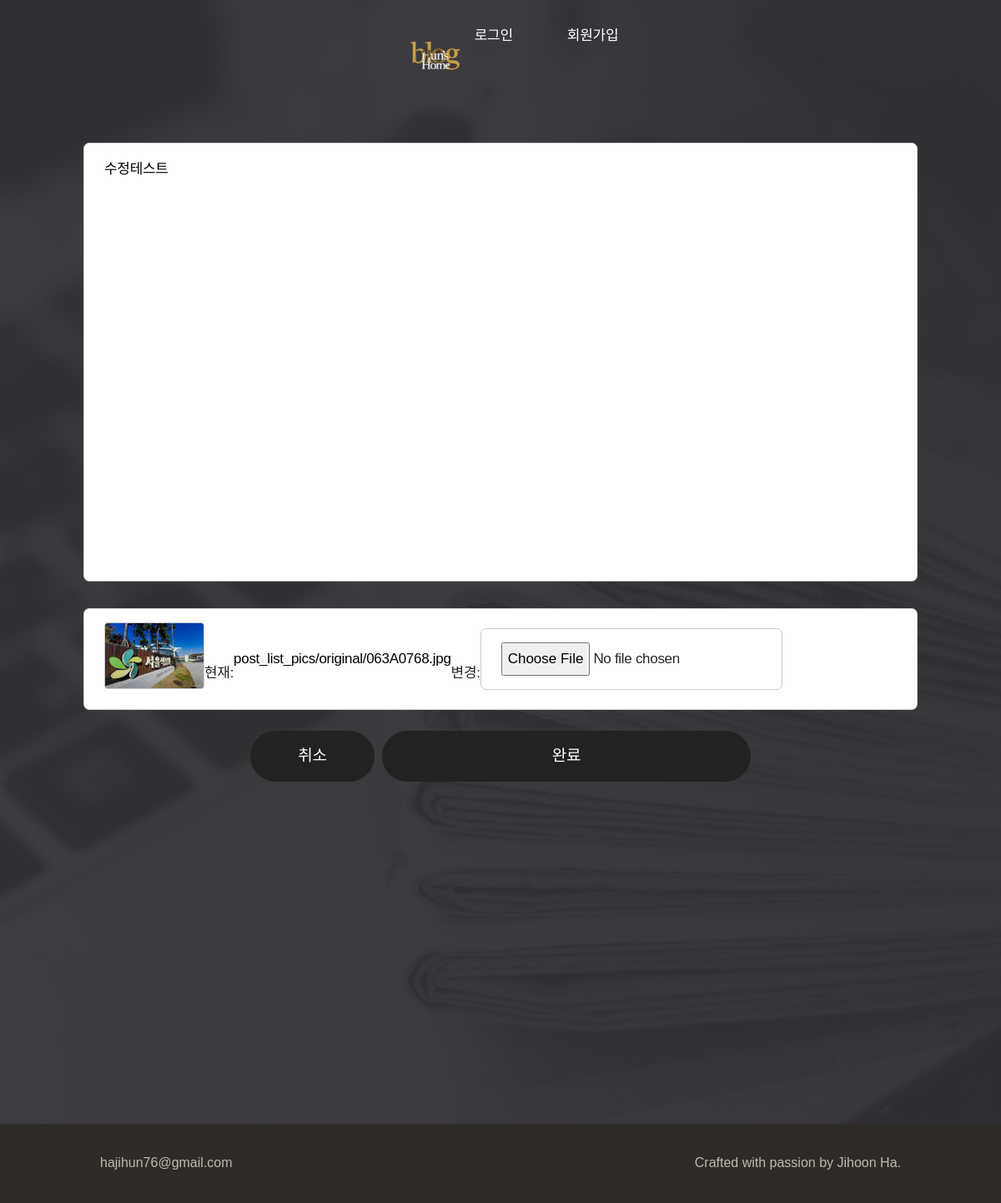
The app's page /posts/lists/1/pics/20/edit/ with its own data.
### blog/models.py (models this page shows, shortened)
class PostListPics(models.Model):
    post_list = models.ForeignKey(
        'PostList', on_delete=models.CASCADE, related_name='pics'
    )
    author = models.ForeignKey(User, on_delete=models.CASCADE)
    content = models.TextField(null=True, blank=True)
    image = models.ImageField(upload_to='post_list_pics/original/')
    thumbnail = models.ImageField(
        upload_to='post_list_pics/thumbnails/',
        blank=True, editable=False
    )
    metadata = models.JSONField(
        blank=True, null=True,
        help_text="EXIF 메타데이터(카메라, 렌즈, ISO 등)를 저장"
    )

### blog/views.py (the view, shortened to what this page needs)
# urls.py: path('posts/lists/<int:post_list_id>/pics/<int:pics_id>/edit/', views.PostListPicsUpdateView.as_view(), name='post_list_pics_edit'),
class PostListPicsUpdateView(LoginRequiredMixin, UserPassesTestMixin, UpdateView):
    model = PostListPics
    form_class = PostListPicsForm
    template_name = 'blog/gallery/post_list_pics_form.html'
    pk_url_kwarg = 'pics_id'
    def get_context_data(self, **kwargs):
        ctx = super().get_context_data(**kwargs)
        ctx['post_list'] = get_object_or_404(
            PostList, pk=self.kwargs['post_list_id']
        )
        return ctx
    redirect_unauthenticated_users = False
    raise_exception = True

### blog/forms.py
class PostListPicsForm(forms.ModelForm):
    class Meta:
        model = PostListPics
        fields = ['content', 'image']

### blog/templates/blog/gallery/post_list_pics_form.html (shortened to what this page needs)
{% extends "blog_base/base_with_navbar.html" %}
{% load static %}
{% load widget_tweaks %}
{% block content %}
<main class="site-body">
  <form class="review-form max-content-width" method="post" autocomplete="off" enctype="multipart/form-data">
    <div class="content">
      {{ form.content|add_class:"cp-input"|add_error_class:"error"|attr:"placeholder:사진에 대한 설명이나 감상을 적어주세요." }}
    </div>
    <div class="file">
      <div class="file-content">
        <div class="thumb_js">
          {% if object.image %}
          <img
            src="{{ object.image.url }}"
            alt="현재 이미지"
            class="preview-img"
            style="
              display: block;
              margin-bottom: 8px;
              max-width:120px;
              border:1px solid #ccc;
              border-radius:4px;
              object-fit:cover;
            "
          >
        {% endif %}
          <label for="id_image"></label><br>
          {{ form.image|add_class:"cp-input file-input"|attr:"id:id_image"|attr:"accept:image/*" }}
        </div>
      </div>
    </div>
    <div class="buttons">
      <a
        class="cp-button secondary cancel"
        href="{% url 'post_list_detail' post_list.id %}"
      >
        취소
      </a>
      <button class="cp-button submit" type="submit">완료</button>
    </div>
  </form>
</main>
{% endblock content %}

### blog/static/blog/css/theme.css (style rules this page uses)
* { font-family: "Spoqa Han Sans Neo", sans-serif; }
:root { --border: #e3e1dc; --text: #fff; --link: #fff; --site-footer: #bcb9b0; --site-footer-background: #2f2c28; --site-header-background: rgba(255, 255, 255, 0.76); --max-content-width: 1000px; --input-background: #fff; --input-border: #cccac3; --input-error: #999; --input-error-border: #e6584e; --input-focus-border: #ffcc00; --input-focus-background: #fffdf3; --input-placeholder: #bcb9b0; --button-text: #fff; --button-primary-background: #222; --button-primary-hover-background: #444; --account-link: #fff; --box-border: #e3e1dc; --dialog-border: #e3e1dc; --dialog-background: #f6f5f3; --dialog-info: #e1811b; --max-content-width: 1000px; --file-content-border: #cccac3; --file-content-background: #fff; --profile-header-edit: #7b776b; --main-header-border: #f0efec; --main-header-background: #fff; --profile-header-edit: #7b776b; --avatar-placeholder: #e3e1dc; --chip-border: #e3e1dc; --chip-text: #2f2c28; }
input.cp-input, textarea.cp-input, .cp-input input { width: 100%; font-size: 17px; letter-spacing: -0.3px; padding: 16px 24px; border: 1px solid var(--input-border); background-color: var(--input-background); outline: none; border-radius: 7px; }
input.cp-input::placeholder, textarea.cp-input::placeholder, .cp-input input::placeholder { color: var(--input-placeholder); }
textarea.cp-input { line-height: 1.82; resize: none; }
.cp-button { border: none; outline: none; padding: 16px 28px; border-radius: 9999px; font-size: 19px; font-weight: 400; letter-spacing: -0.32px; cursor: pointer; background-color: var(--button-primary-background); color: var(--button-text); }
a.cp-button { display: inline-block; text-decoration: none; text-align: center; }

### blog/static/blog/css/styles.css (style rules this page uses)
html { position: relative; min-height: 100vh; margin: 0; }
body { display: flex; min-height: 100vh; flex-direction: column; margin: 0; padding: 0; background: url("../images/bg.jpg") no-repeat center top/cover; -webkit-font-smoothing: antialiased; -moz-osx-font-smoothing: auto; word-break: keep-all; }
a, a:hover { color: var(--text); }
a { text-decoration: none; }
.max-content-width { max-width: var(--max-content-width); width: 100%; }
body > .site-body { flex: 1 0 auto; }
.review-form { display: grid; grid-template-columns: repeat(2, 1fr); gap: 25px 14px; margin: 85px auto 410px; }
.review-form > .title, .review-form > .content, .review-form > .file, .review-form > .buttons { grid-column: span 2; }
.review-form .content textarea { height: 526px; }
.review-form .file-content { display: flex; align-items: center; line-height: 2; font-size: 17px; letter-spacing: -0.3px; padding: 16px 24px; border: 1px solid var(--file-content-border); background-color: var(--file-content-background); border-radius: 7px; width: 100%; }
.review-form .file-content input { font-size: 17px; }
.review-form .buttons { display: flex; max-width: 600px; width: 100%; margin: 0 auto; }
.review-form .buttons > .cancel { flex-grow: 1; }
.review-form .buttons > button[type="submit"] { flex-grow: 6; margin-left: 9px; }
.thumb_js { display: flex; justify-content: center; align-items: center; }
.thumb_js a { color: #000; }

### records on screen
PostListPics: content "수정테스트", image (picture)
